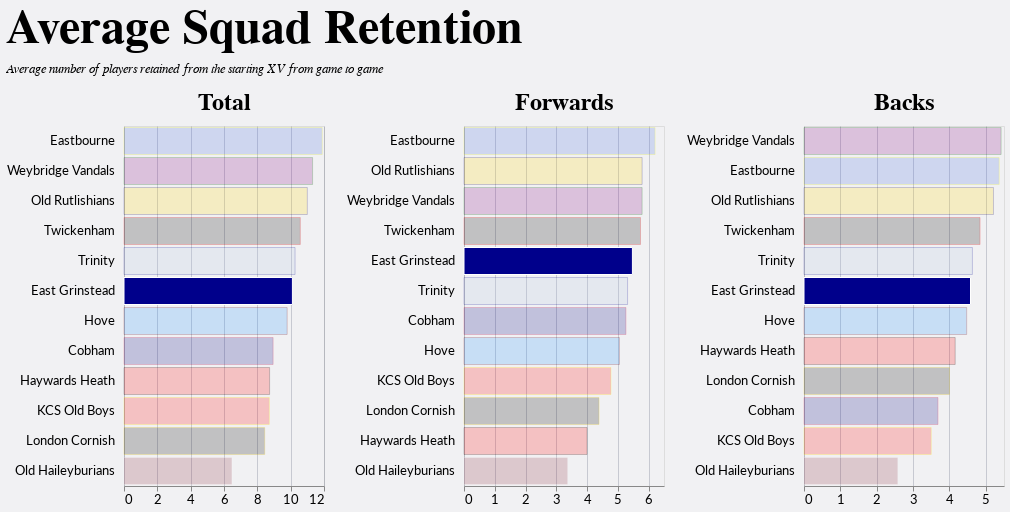

The notebook cell saved with this chart:
### Code cell
average_retention_chart = (
    alt.Chart(average_retention)
    .mark_bar()
    .encode(
        x=alt.X("Average Retention:Q", title=None),
        y=alt.Y("Team:N", sort="-x", title=None, axis=alt.Axis(ticks=False, domain=False, labelPadding=10)),
        color=alt.Color("Team:N", scale=alt.Scale(domain=teams, range=main_colors)),
        stroke=alt.Stroke("Team:N", scale=alt.Scale(domain=teams, range=accent_colors), legend=None),
        tooltip=["Team", "Unit:N", "Players Retained:Q"],
        opacity=alt.condition(selection, alt.value(1), alt.value(0.2)),
        column=alt.Column("Unit:N", title=None, sort=["Total", "Forwards", "Backs"])
    )
    .resolve_scale(y="independent", x="independent")
    .properties(
        title=alt.Title(
            text="Average Squad Retention",
            subtitle="Average number of players retained from the starting XV from game to game"
        ), 
        width=200, height=alt.Step(30)
    )
    .add_params(selection)
)
average_retention_chart

### Figure 1 — Vega-Lite specification as saved in the notebook (floating-point values rounded to 4 significant figures)
{"config": {"axis": {"labelFont": "Lato, sans-serif", "titleFont": "PT Sans Narrow, Helvetica Neue, Helvetica, Arial, sans-serif", "labelFontSize": 13, "titleFontSize": 24, "gridColor": "#202947", "gridOpacity": 0.2}, "header": {"labelFont": "PT Sans Narrow, Helvetica Neue, Helvetica, Arial, sans-serif", "titleFont": "PT Sans Narrow, Helvetica Neue, Helvetica, Arial, sans-serif", "labelFontSize": 24, "titleFontSize": 28, "labelFontWeight": "bold", "orient": "left"}, "legend": {"labelFont": "Lato, sans-serif", "titleFont": "PT Sans Narrow, Helvetica Neue, Helvetica, Arial, sans-serif", "labelFontSize": 14, "titleFontSize": 16, "titlePadding": 5, "fillColor": "white", "strokeColor": "black", "padding": 10, "titleFontWeight": "lighter", "titleFontStyle": "italic", "titleColor": "gray", "offset": 10}, "title": {"font": "PT Sans Narrow, Helvetica Neue, Helvetica, Arial, sans-serif", "fontSize": 48, "fontWeight": "bold", "anchor": "start", "align": "center", "titlePadding": 20, "subtitlePadding": 10, "subtitleFontSize": 13, "subtitleColor": "", "subtitleFontStyle": "italic", "offset": 15, "color": "black"}, "axisX": {"labelAngle": 0}, "facet": {"title": null, "header": null, "align": {"row": "each", "column": "each"}}, "resolve": {"scale": {"y": "independent", "facet": "independent"}}, "background": "#20294710"}, "data": {"name": "data-61d9ab2b665c41c4fb32612fa749b0f8"}, "mark": {"type": "bar"}, "encoding": {"color": {"field": "Team", "scale": {"domain": ["East Grinstead", "Hove", "Eastbourne", "Haywards Heath", "Old Haileyburians", "Old Rutlishians", "Trinity", "Weybridge Vandals", "London Cornish", "Cobham", "KCS Old Boys", "Twickenham"], "range": ["darkblue", "dodgerblue", "royalblue", "red", "#89273a", "gold", "lightsteelblue", "purple", "black", "navy", "red", "black"]}, "type": "nominal"}, "column": {"field": "Unit", "sort": ["Total", "Forwards", "Backs"], "title": null, "type": "nominal"}, "opacity": {"condition": {"param": "param_66", "value": 1}, "value": 0.2}, "stroke": {"field": "Team", "legend": null, "scale": {"domain": ["East Grinstead", "Hove", "Eastbourne", "Haywards Heath", "Old Haileyburians", "Old Rutlishians", "Trinity", "Weybridge Vandals", "London Cornish", "Cobham", "KCS Old Boys", "Twickenham"], "range": ["white", "maroon", "yellow", "black", "white", "navy", "darkblue", "green", "gold", "crimson", "yellow", "red"]}, "type": "nominal"}, "tooltip": [{"field": "Team", "type": "nominal"}, {"field": "Unit", "type": "nominal"}, {"field": "Players Retained", "type": "quantitative"}], "x": {"field": "Average Retention", "title": null, "type": "quantitative"}, "y": {"axis": {"domain": false, "labelPadding": 10, "ticks": false}, "field": "Team", "sort": "-x", "title": null, "type": "nominal"}}, "height": {"step": 30}, "params": [{"name": "param_66", "select": {"type": "point", "fields": ["Team"]}, "bind": "legend", "value": "East Grinstead"}], "resolve": {"scale": {"x": "independent", "y": "independent"}}, "title": {"text": "Average Squad Retention", "subtitle": "Average number of players retained from the starting XV from game to game"}, "width": 200, "$schema": "https://vega.github.io/schema/vega-lite/v5.20.1.json", "datasets": {"data-61d9ab2b665c41c4fb32612fa749b0f8": [{"Team": "Cobham", "Unit": "Total", "Average Retention": 8.947}, {"Team": "East Grinstead", "Unit": "Total", "Average Retention": 10.11}, {"Team": "Eastbourne", "Unit": "Total", "Average Retention": 11.89}, {"Team": "Haywards Heath", "Unit": "Total", "Average Retention": 8.737}, {"Team": "Hove", "Unit": "Total", "Average Retention": 9.789}, {"Team": "KCS Old Boys", "Unit": "Total", "Average Retention": 8.722}, {"Team": "London Cornish", "Unit": "Total", "Average Retention": 8.444}, {"Team": "Old Haileyburians", "Unit": "Total", "Average Retention": 6.474}, {"Team": "Old Rutlishians", "Unit": "Total", "Average Retention": 11.0}, {"Team": "Trinity", "Unit": "Total", "Average Retention": 10.26}, {"Team": "Twickenham", "Unit": "Total", "Average Retention": 10.58}, {"Team": "Weybridge Vandals", "Unit": "Total", "Average Retention": 11.32}, {"Team": "Cobham", "Unit": "Forwards", "Average Retention": 5.263}, {"Team": "East Grinstead", "Unit": "Forwards", "Average Retention": 5.474}, {"Team": "Eastbourne", "Unit": "Forwards", "Average Retention": 6.211}, {"Team": "Haywards Heath", "Unit": "Forwards", "Average Retention": 4.0}, {"Team": "Hove", "Unit": "Forwards", "Average Retention": 5.053}, {"Team": "KCS Old Boys", "Unit": "Forwards", "Average Retention": 4.778}, {"Team": "London Cornish", "Unit": "Forwards", "Average Retention": 4.389}, {"Team": "Old Haileyburians", "Unit": "Forwards", "Average Retention": 3.368}, {"Team": "Old Rutlishians", "Unit": "Forwards", "Average Retention": 5.789}, {"Team": "Trinity", "Unit": "Forwards", "Average Retention": 5.316}, {"Team": "Twickenham", "Unit": "Forwards", "Average Retention": 5.737}, {"Team": "Weybridge Vandals", "Unit": "Forwards", "Average Retention": 5.789}, {"Team": "Cobham", "Unit": "Backs", "Average Retention": 3.684}, {"Team": "East Grinstead", "Unit": "Backs", "Average Retention": 4.579}, {"Team": "Eastbourne", "Unit": "Backs", "Average Retention": 5.368}, {"Team": "Haywards Heath", "Unit": "Backs", "Average Retention": 4.158}, {"Team": "Hove", "Unit": "Backs", "Average Retention": 4.474}, {"Team": "KCS Old Boys", "Unit": "Backs", "Average Retention": 3.5}, {"Team": "London Cornish", "Unit": "Backs", "Average Retention": 4.0}, {"Team": "Old Haileyburians", "Unit": "Backs", "Average Retention": 2.579}, {"Team": "Old Rutlishians", "Unit": "Backs", "Average Retention": 5.211}, {"Team": "Trinity", "Unit": "Backs", "Average Retention": 4.632}, {"Team": "Twickenham", "Unit": "Backs", "Average Retention": 4.842}, {"Team": "Weybridge Vandals", "Unit": "Backs", "Average Retention": 5.421}]}}
